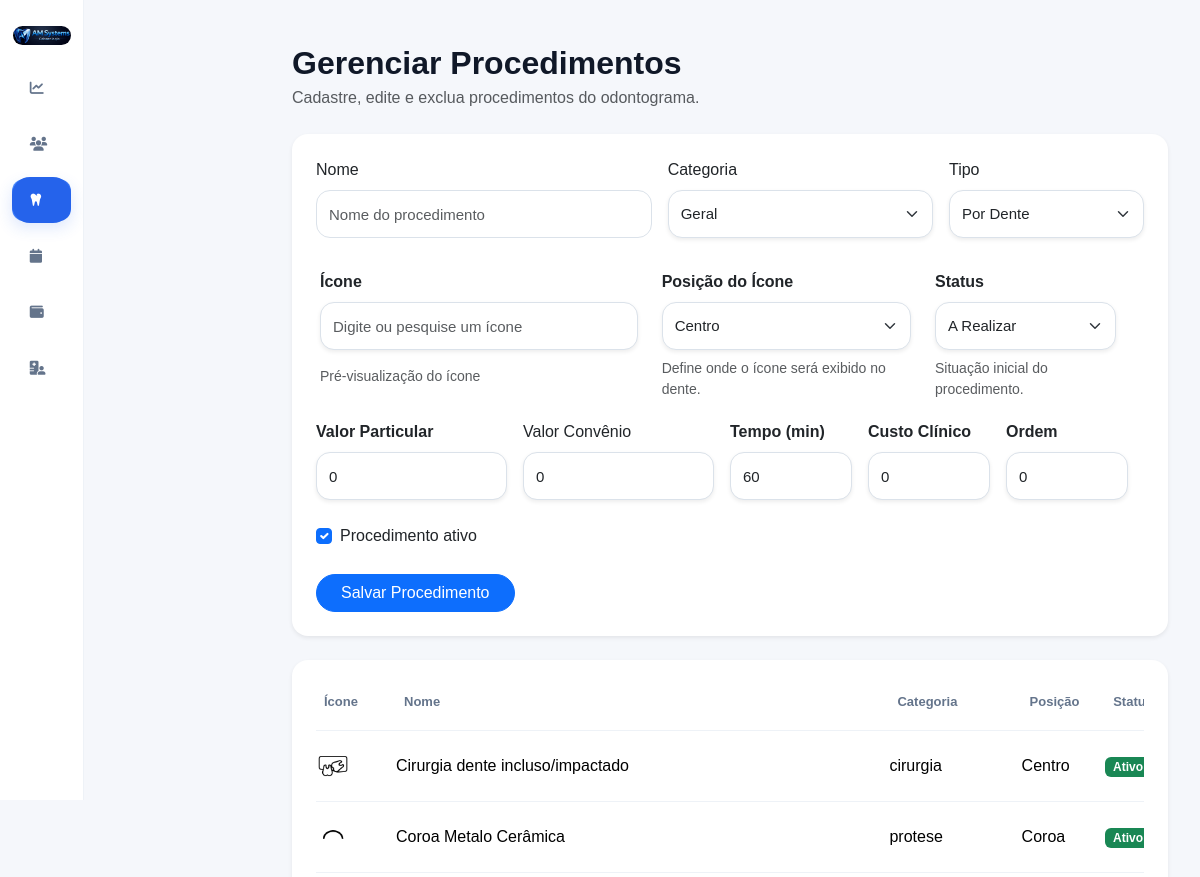
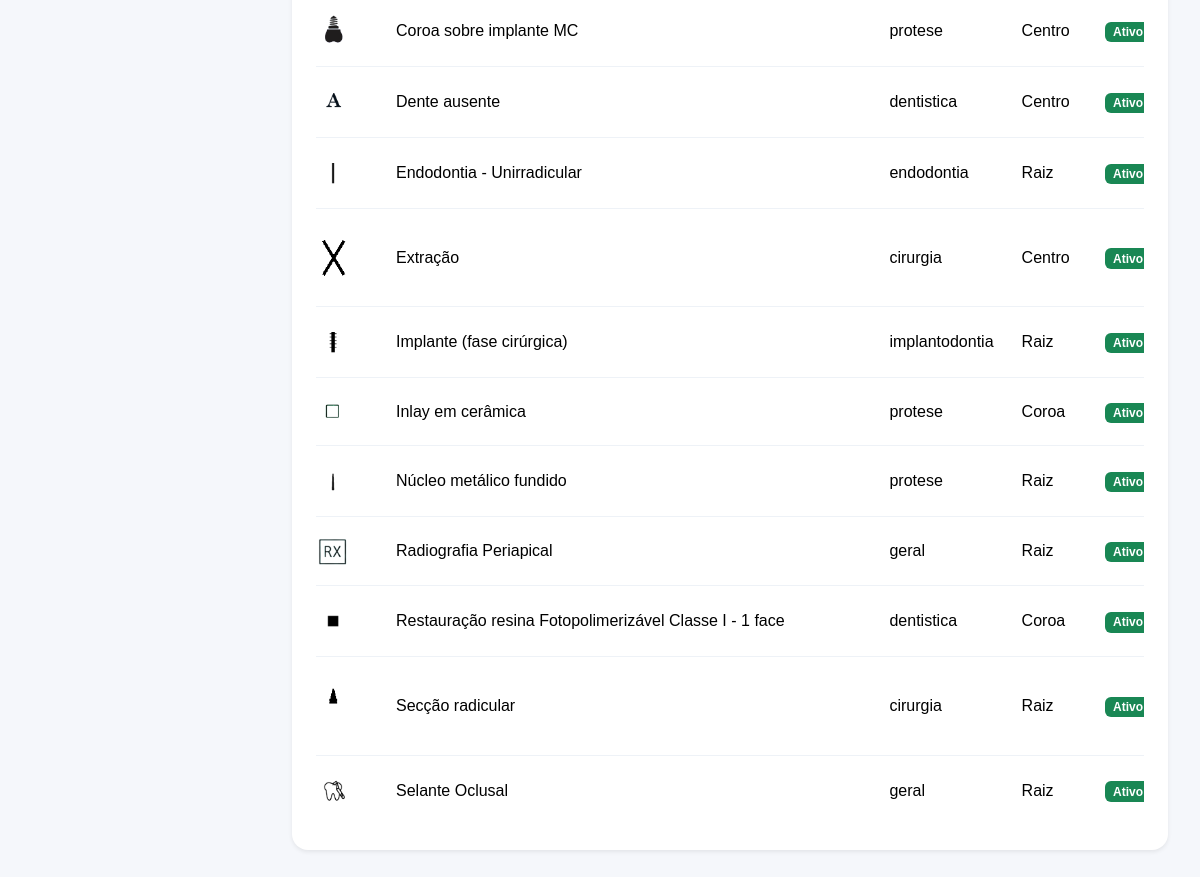
The page /procedimentos/ (signed in) on the database as committed earlier (2 pictures, top to bottom).
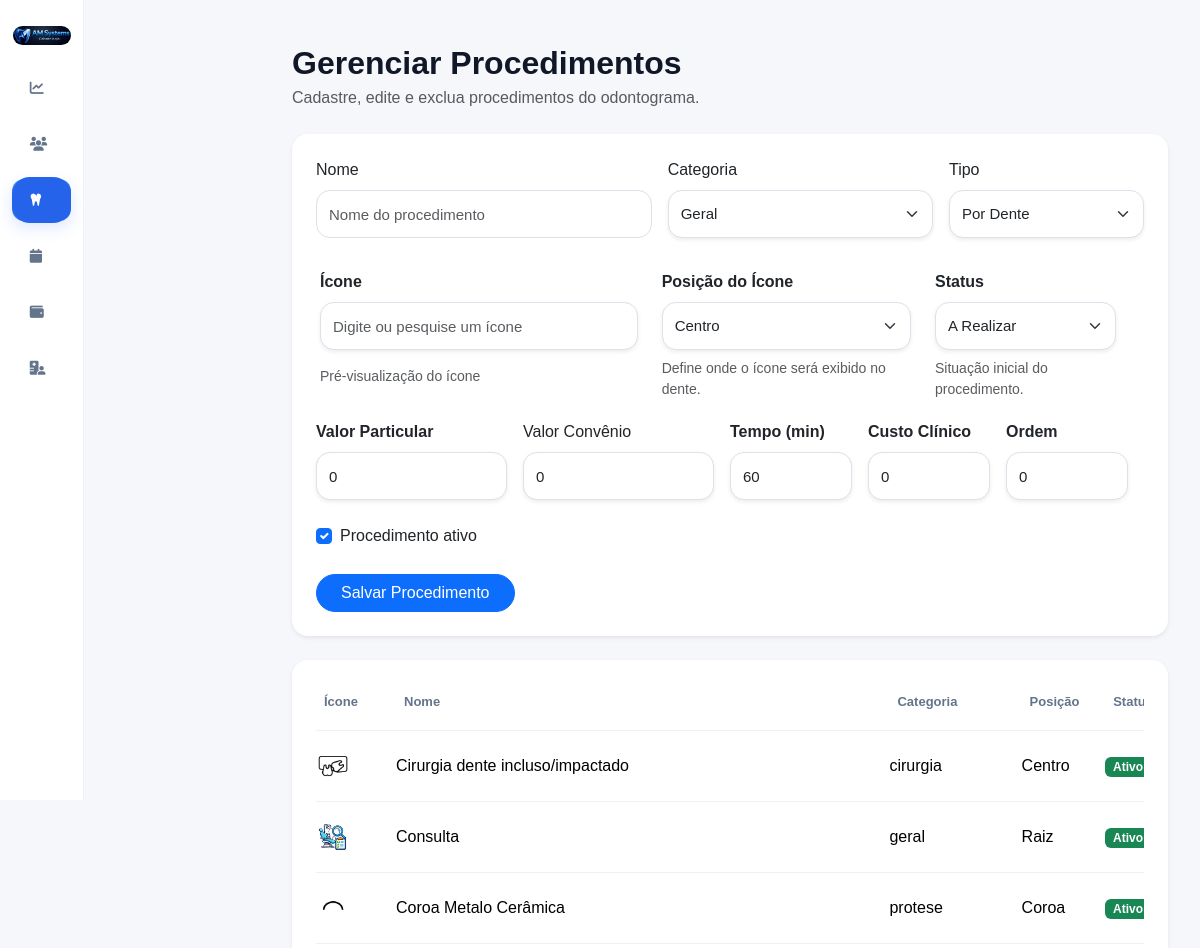
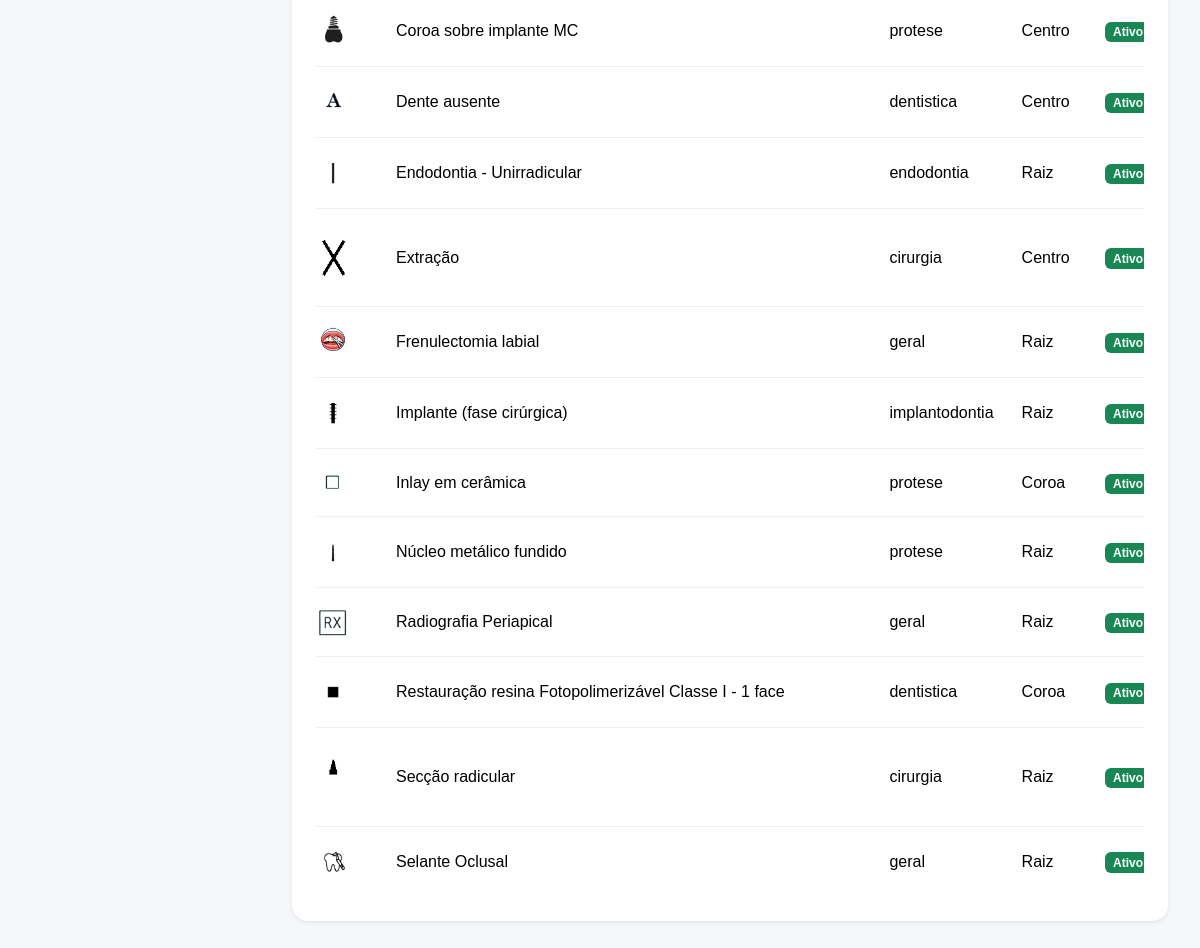
The same page on the database as committed later (2 pictures, top to bottom).
### accounts/models.py (models this page shows, shortened)
class Procedimento(models.Model):
    CATEGORIAS = [
        ('dentistica', 'Dentística'),
        ('endodontia', 'Endodontia'),
        ('periodontia', 'Periodontia'),
        ('cirurgia', 'Cirurgia'),
        ('protese', 'Prótese'),
        ('implantodontia', 'Implantodontia'),
        ('ortodontia', 'Ortodontia'),
        ('geral', 'Geral')
    ]
    TIPOS = [
        ('dente', 'Por Dente'),
        ('hemiarcada', 'Hemi-Arcada'),
        ('geral', 'Geral'),
        ('cirurgia', 'Cirurgia')
    ]
    POSICOES = [
        ('coroa', 'Coroa'),
        ('raiz', 'Raiz'),
        ('oclusal', 'Oclusal'),
        ('vestibular', 'Vestibular'),
        ('lingual', 'Lingual'),
        ('centro', 'Centro')
    ]
    STATUS = [
        ('realizar', 'A Realizar'),
        ('andamento', 'Em Andamento'),
        ('realizado', 'Realizado'),
        ('cancelado', 'Cancelado'),
        ('reavaliar', 'Reavaliar')
    ]
    nome = models.CharField(
        max_length=255
    )
    categoria = models.CharField(
        max_length=100,
        choices=CATEGORIAS,
        default='geral'
    )
    tipo = models.CharField(
        max_length=50,
        choices=TIPOS,
        default='dente'
    )
    status = models.CharField(
        max_length=30,
        choices=STATUS,
        default='realizar'
    )
    icone = models.CharField(
        max_length=100,
        blank=True,
        null=True
    )
    arquivo_icone = models.CharField(
        max_length=255,
        blank=True,
        null=True
    )
    posicao_icone = models.CharField(
        max_length=30,
        choices=POSICOES,
        default='centro'
    )
    valor_particular = models.DecimalField(
        max_digits=10,
        decimal_places=2,
        default=0
    )
    valor_convenio = models.DecimalField(
        max_digits=10,
        decimal_places=2,
        default=0
    )
    tempo_estimado = models.IntegerField(
        default=60,
        help_text='Tempo em minutos'
    )
    custo_clinico = models.DecimalField(
        max_digits=10,
        decimal_places=2,
        default=0
    )
    ativo = models.BooleanField(
        default=True
    )
    ordem = models.IntegerField(
        default=0
    )
    criado_em = models.DateTimeField(
        auto_now_add=True
    )
    class Meta:
        ordering = ['categoria', 'ordem', 'nome']
        verbose_name = 'Procedimento'
        verbose_name_plural = 'Procedimentos'

### accounts/views.py (the view, shortened to what this page needs)
@login_required(login_url='/')
def procedimentos(request):
    procedimentos = Procedimento.objects.all().order_by(
        'ordem',
        'nome'
    )
    mini_path = os.path.join(
        settings.BASE_DIR,
        'static',
        'img',
        'procedimentos',
        'mini'
    )
    full_path = os.path.join(
        settings.BASE_DIR,
        'static',
        'img',
        'procedimentos',
        'full'
    )
    mini_icons = []
    full_icons = []
    if os.path.exists(mini_path):
        mini_icons = [
            arquivo
            for arquivo in os.listdir(mini_path)
            if arquivo.lower().endswith((
                '.png',
                '.svg',
                '.webp',
                '.jpg',
                '.jpeg'
            ))
        ]
    if os.path.exists(full_path):
        full_icons = [
            arquivo
            for arquivo in os.listdir(full_path)
            if arquivo.lower().endswith((
                '.png',
                '.svg',
                '.webp',
                '.jpg',
                '.jpeg'
            ))
        ]
    icones = sorted(
        list(
            set(
                mini_icons + full_icons
            )
        )
    )
    print(icones)
    form = ProcedimentoForm()
    context = {
        'form': form,
        'procedimentos': procedimentos,
        'icones': icones
    }
    return render(
        request,
        'accounts/procedimentos.html',
        context
    )

### accounts/templates/accounts/procedimentos.html (shortened to what the changed rows need)
{% extends 'accounts/base.html' %}
{% load static %}
{% block content %}
<div class="container-fluid py-4">
    <div class="d-flex justify-content-between align-items-center mb-4">
        <div>
            <h2 class="fw-bold mb-1">
                Gerenciar Procedimentos
            </h2>
        </div>
    </div>
<div class="card shadow-sm border-0 rounded-4">
    <div class="card-body p-4">
        <div class="table-responsive">
            <table class="table align-middle">
                <thead>
                    <tr>
                        <th>Ícone</th>
                        <th>Nome</th>
                        <th>Categoria</th>
                        <th>Posição</th>
                        <th>Status</th>
                    </tr>
                </thead>
                <tbody>
                    {% for procedimento in procedimentos %}
                    <tr>
                        <td width="80">
                            <img
                            src="{% static 'img/procedimentos/mini/' %}{{ procedimento.arquivo_icone }}"
                            width="34"
                            >
                        </td>
                        <td>
                            {{ procedimento.nome }}
                        </td>
                        <td>
                            {{ procedimento.categoria }}
                        </td>
                        <td>
                            {{ procedimento.get_posicao_icone_display }}
                        </td>
                        <td>
                            {% if procedimento.ativo %}
                                <span class="badge bg-success">
                                    Ativo
                                </span>
                            {% else %}
                                <span class="badge bg-secondary">
                                    Inativo
                                </span>
                            {% endif %}
                        </td>
                    </tr>
                    {% empty %}
                    <tr>
                        <td colspan="6" class="text-center text-muted py-4">
                            Nenhum procedimento cadastrado.
                        </td>
                    </tr>
                    {% endfor %}
                </tbody>
            </table>
        </div>
    </div>
</div>
</div>
{% endblock %}

Rows that differ between the two databases and show on the page:
added Procedimento: arquivo_icone (picture), nome "Consulta", categoria "geral", posicao_icone "Raiz", ativo "Ativo"
added Procedimento: arquivo_icone (picture), nome "Frenulectomia labial", categoria "geral", posicao_icone "Raiz", ativo "Ativo"
